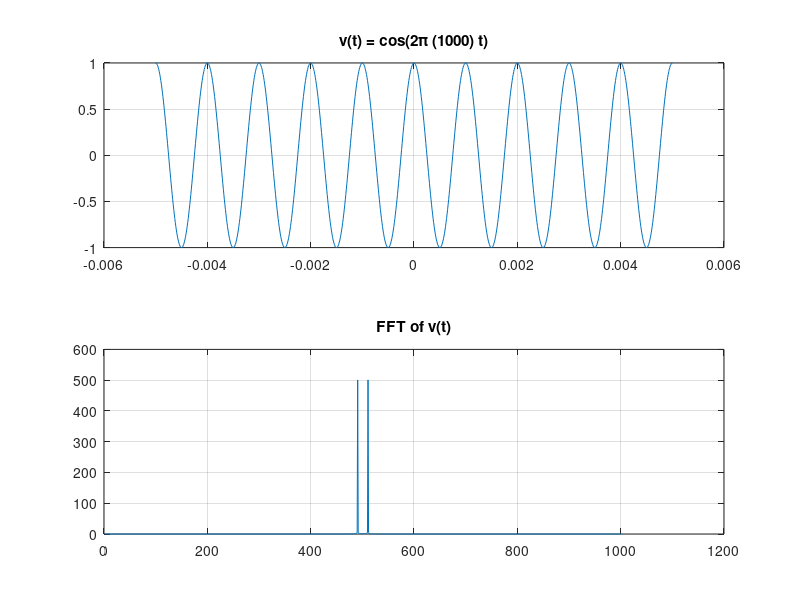
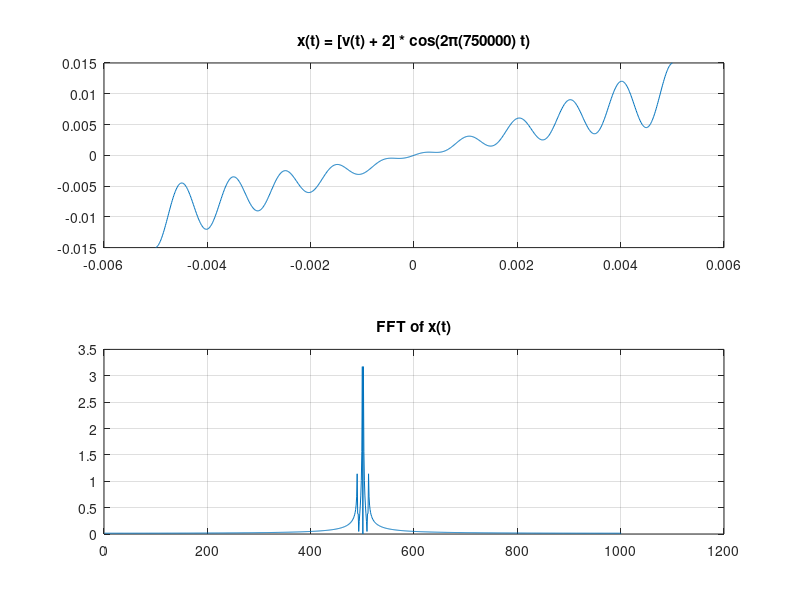
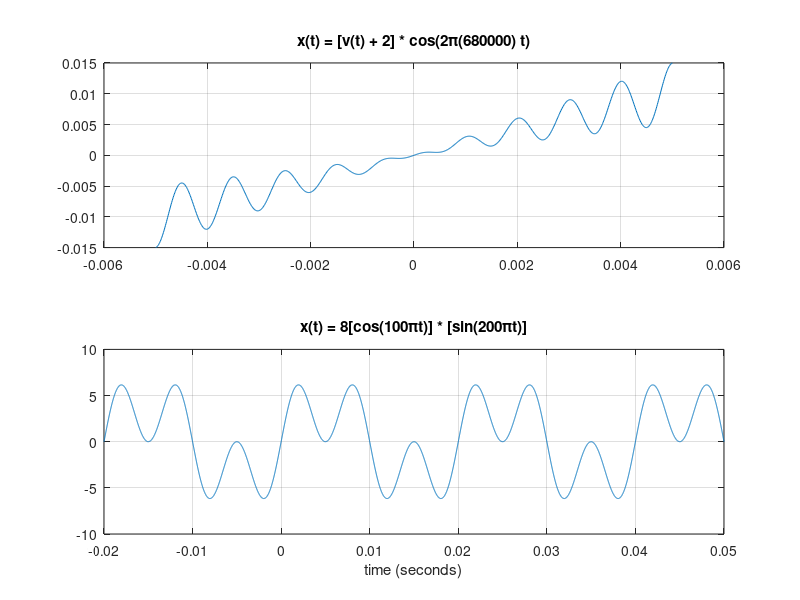
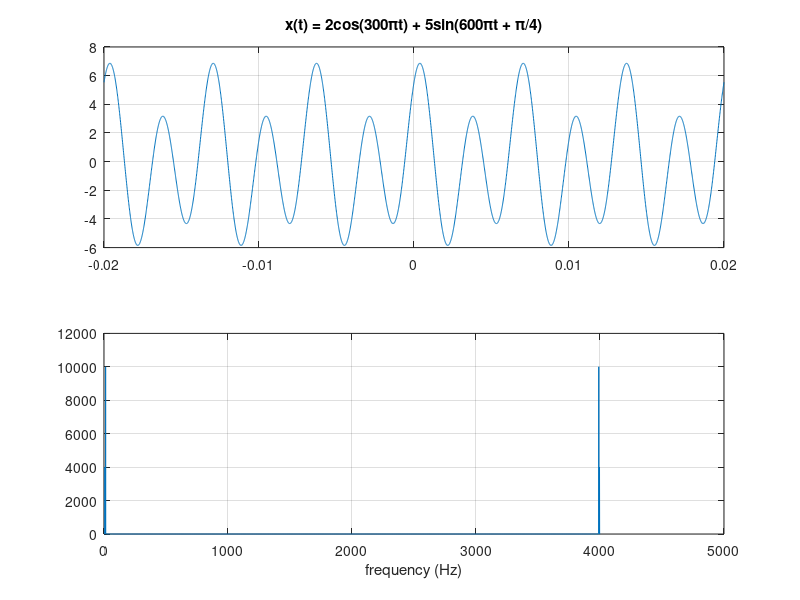

Source code (MATLAB) for these figures, in order:
clear; clc; close all

%% Problem 1
% (a)

tt = -0.2 : 1/1000 : 0.2;
A = 2*sqrt(2);
B = 4*sqrt(2);
phi = pi/2;

x = 2 * sqrt(2) * cos(25 * pi * tt + (pi/3)) + A * cos(25 * pi * tt + phi);

y = B * cos(25 * pi * tt);

plot(tt, x)
grid on; hold on
plot(tt, y, '--')

%% Problem 2
% (a)
clear; clc; close all

tt = -0.005 : 1/100000 : 0.005;

v = cos(2 * pi * 1000 * tt);

subplot(2,1,1)
plot(tt, v)
title('v(t) = cos(2\pi (1000) t)')
grid on

fft_v = fftshift(abs(fft(v)));

subplot(2,1,2)
plot(fft_v)
title('FFT of v(t)')
grid on

%% (b)

carrier_freq = 750 * 10^3;	% 750kHz

A = 2;
x = ( v + A ) .* ( cos(2 * pi * carrier_freq) * tt );

fft_x = fftshift(abs(fft(x)));

figure
subplot(2,1,1)
plot(tt, x)
title(['x(t) = [v(t) + ', num2str(A), '] * cos(2\pi(', num2str(carrier_freq),') t)'])
grid on

subplot(2,1,2)
plot(fft_x)
title('FFT of x(t)')
grid on

% peaks @
% 1.1411		3.1734		3.1734		1.1411
% -0.0001100	-0.0000100	0.0000100	0.0001100

%% (c)

carrier_freq = 680 * 10^3;	% 680kHz

A = 2;
x = ( v + A ) .* ( cos(2 * pi * carrier_freq) * tt );

fft_x = fftshift(abs(fft(x)));

figure
subplot(2,1,1)
plot(tt, x)
title(['x(t) = [v(t) + ', num2str(A), '] * cos(2\pi(', num2str(carrier_freq),') t)'])
grid on

subplot(2,1,2)
plot(fft_x)
title('FFT of x(t)')
grid on

%% Problem 4
% (c)

clear; clc; close all

tt = -0.02 : 1/100000 : 0.05;

x = 8 * cos(100 * pi * tt) .* sin(200 * pi * tt);

plot(tt, x)
grid on
title('x(t) = 8[cos(100\pit)] * [sin(200\pit)]')
xlabel('time (seconds)')

figure
fft_x = fftshift(abs(fft(x)));
plot(fft_x)
grid on
title('FFT of x(t)')
xlabel('time (seconds)')

%% Problem 5
% (a)

clear; clc; close all

tt = -0.02 : 1/100000 : 0.02;

x = 2 * cos(300 * pi * tt) + 5 * sin(600 * pi * tt + (pi/4));
fft_x = (abs(fft(x)));

[yyy, xxx] = findpeaks(fft_x);

% peaks @
% 7, 10002
% 13, 4006
% 3990, 4006
% 3996, 10002
% period: 0.0067

subplot(2,1,1)
plot(tt, x)
grid on
title('x(t) = 2cos(300\pit) + 5sin(600\pit + \pi/4)')

subplot(2,1,2)
plot(fft_x)
grid on
xlabel('frequency (Hz)')

%%
% (c)

y = -x + 2 * cos(450 * pi * tt + (pi/3));
fft_y = (abs(fft(y)));

[yyy, xxx] = findpeaks(fft_y);

figure
subplot(2,1,1)
plot(tt, y)
grid on
title('y(t) = -x(t) + 2cos(450\pit + \pi/3)')

subplot(2,1,2)
plot(fft_y)
grid on
xlabel('frequency (Hz)')




